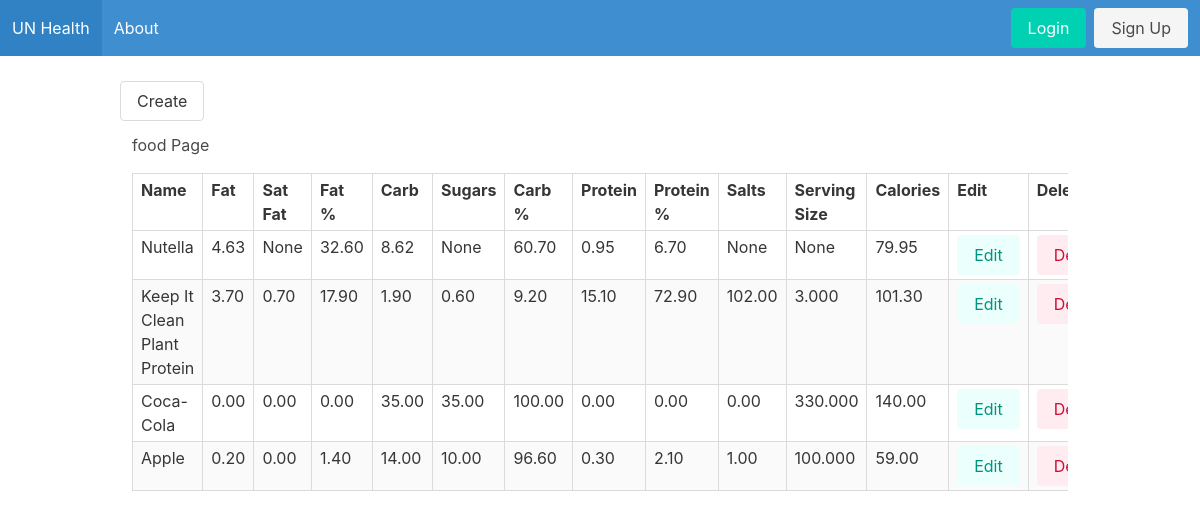
Page /food/index/ on the committed database.
### fooddb/models.py (models this page shows, shortened)
class Food(db.Model):
    id = db.AutoField(primary_key=True)
    name = db.CharField(max_length=30, unique=True, null=True)
    fats = db.DecimalField(max_digits=4, decimal_places=2,null=True)
    sat_fats =db.DecimalField(max_digits=4, decimal_places=2,null=True)
    carbohydrate = db.DecimalField(max_digits=4, decimal_places=2,null=True)
    sugars = db.DecimalField(max_digits=4, decimal_places=2,null=True)
    protein = db.DecimalField(max_digits=4, decimal_places=2,null=True)
    salt = db.DecimalField(max_digits=6, decimal_places=2,null=True)
    calories = db.DecimalField(max_digits=6, decimal_places=2,null=True)
    fat_ratio = db.DecimalField(max_digits=6, decimal_places=2)
    carb_ratio = db.DecimalField(max_digits=6, decimal_places=2)
    protein_ratio = db.DecimalField(max_digits=6, decimal_places=2)
    serving_size = db.DecimalField(max_digits=6, decimal_places=3,null=True)
    class Meta:
      ordering = ('-name',)

### fooddb/views.py (the view)
# urls.py: path('index/',FoodList.as_view(), name='index'),
class FoodList(ListView):
  login_url = '/accounts/login/'
  redirect_field_name = 'redirect_to'
  template_name = 'fooddb/list.html'
  model = Food
  context_object_name = 'all_foods'
  paginate_by = 10
  def get_queryset(self):
      return Food.objects.all()

### templates/fooddb/list.html (shortened to what this page needs)
{% extends '_layout.html'  %}
{% block content %}
<div>
  <a type='button'class='button is-secondary' href="{% url 'fooddb:create' %}">Create</a>
</div>
<div class="content">
  <div class="columnns is-multiline is-mobile">
    <div class="column">
      <P>food Page</P>
    		{% if all_foods %}
        <div class="table-container">
          <table class="table is-bordered is-striped is-narrow is-hoverable is-fullwidth table-sort">
            <thead>
              <tr>
                <th>Name</th>
                <th>Fat</th>
                <th>Sat Fat</th>
                <th>Fat %</th>
                <th>Carb</th>
                <th>Sugars</th>
                <th>Carb %</th>
                <th>Protein</th>
                <th>Protein %</th>
                <th>Salts</th>
                <th>Serving Size</th>
                <th>Calories</th>
                <th>Edit</th>
                <th>Delete</th>
              </tr>
            </thead>
            <tbody>
              {% for f in all_foods %}
              <tr>
              <td>{{f.name}}</td>
              <td>{{f.fats}}</td>
              <td>{{f.sat_fats}}</td>
              <td>{{f.fat_ratio}}</td>
              <td>{{f.carbohydrate}}</td>
              <td>{{f.sugars}}</td>
              <td>{{f.carb_ratio}}</td>
              <td>{{f.protein}}</td>
              <td>{{f.protein_ratio}}</td>
              <td>{{f.salt}}</td>
              <td>{{f.serving_size}}</td>
              <td>{{f.calories}}</td>
              <td><a class="button is-primary is-light" href="">Edit</a></td>
              <td><a class="button is-danger is-light" href="">Delete</a></td>
              </tr>
              {% endfor %}
            </tbody>
          </table>
        </div>
        {% else %}
        <div class="column">
          <p>Please add food the food index.</p>
        </div>
        {% endif %}
</div>
{% endblock content %}

### templates/_layout.html (shortened to what this page needs)
{% load static %}
<!DOCTYPE html>
<html lang="en">
<head>
    <link rel="stylesheet" href="https://cdn.jsdelivr.net/npm/bulma@0.9.3/css/bulma.min.css">
</head>
<body>
    <header>
            <nav class="navbar is-info" role="navigation" aria-label="main navigation">
                <div class="navbar-brand">
                  <a class="navbar-item"  href="/" >UN Health</a>
                </div>
                  <div  class="navbar-menu">
                    <div class="navbar-start">
                      {% if user.is_authenticated %}
                      <a class="navbar-item is-hoverable" href="{% url 'food:home' user.pk %}">Food</a>
                      <a class="navbar-item is-hoverable" href="{% url 'exercise:home' %}">Exercise</a>
                      {% else %}
                      <a class="navbar-item is-hoverable" href="">About</a>
                      {% endif %}
                    </div>
                    <div class="navbar-end">
                        <div class="navbar-item">
                        {% if user.is_authenticated %}
                            <p class="navbar-item" style="margin-left: 0.25rem; color: white;">{{user.username}}</p>
                            <div class="buttons">
                              <a  class="button is-primary" href="{% url 'admin:index' %}">Admin</a>
                              <a  class="button is-danger" href="{% url 'logout' %}">Logout</a>
                            </div>
                        {% else %}
                            <div class="buttons">
                            <a class="button is-primary" href="{% url 'login' %}">Login</a>
                            <a class="button is-light" href="{% url 'accounts:signup' %}">Sign Up</a>
                            </div>
                        {% endif %}
                        </div>
                    </div>
                  </div>
            </nav>
    </header>
    <div class="container" style="margin-top: 25px;">
        {% block content %}
        {% endblock content %}
    </div>
</body>
</html>

### rows in the picture
Food: name "Nutella", fats "4.63", sat_fats "None", fat_ratio "32.60", carbohydrate "8.62", sugars "None", carb_ratio "60.70", protein "0.95", protein_ratio "6.70", salt "None", serving_size "None", calories "79.95"
Food: name "Keep It Clean Plant Protein", fats "3.70", sat_fats "0.70", fat_ratio "17.90", carbohydrate "1.90", sugars "0.60", carb_ratio "9.20", protein "15.10", protein_ratio "72.90", salt "102.00", serving_size "3.000", calories "101.30"
Food: name "Coca-Cola", fats "0.00", sat_fats "0.00", fat_ratio "0.00", carbohydrate "35.00", sugars "35.00", carb_ratio "100.00", protein "0.00", protein_ratio "0.00", salt "0.00", serving_size "330.000", calories "140.00"
Food: name "Apple", fats "0.20", sat_fats "0.00", fat_ratio "1.40", carbohydrate "14.00", sugars "10.00", carb_ratio "96.60", protein "0.30", protein_ratio "2.10", salt "1.00", serving_size "100.000", calories "59.00"
